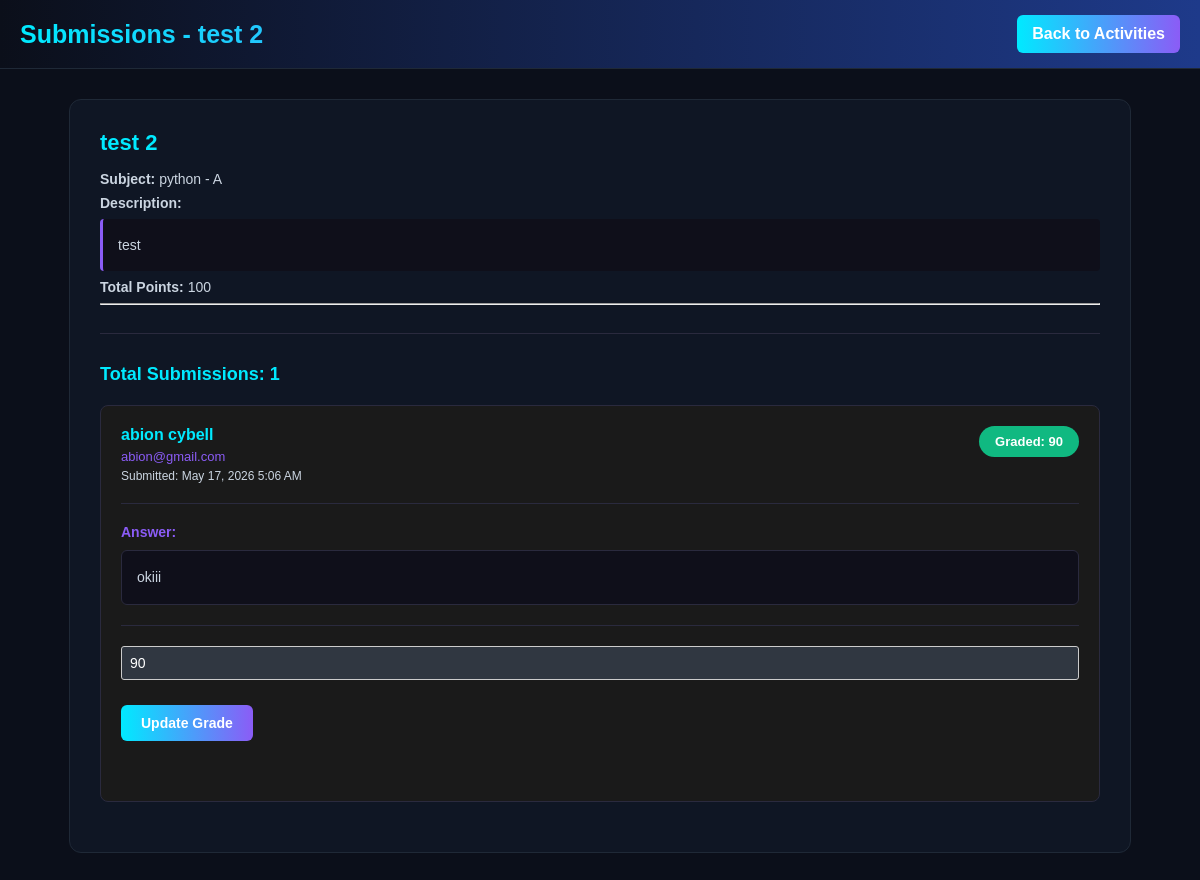
The app's page /public/pages/view_submissions.php?activity_id=20&class_id=8 (signed in) with its own data.
### tables this page shows
CREATE TABLE `activities` (
  `id` int(11) NOT NULL,
  `class_id` int(11) NOT NULL,
  `name` varchar(255) NOT NULL,
  `description` text NOT NULL,
  `total_points` varchar(50) NOT NULL,
  `created_by` int(11) NOT NULL,
  `created_at` timestamp NOT NULL DEFAULT current_timestamp(),
  `due_date` date DEFAULT NULL,
  `attachment_path` varchar(500) DEFAULT NULL
);

CREATE TABLE `classes` (
  `classes_id` int(11) NOT NULL,
  `subject` varchar(100) NOT NULL,
  `section` varchar(50) NOT NULL,
  `code` varchar(50) NOT NULL,
  `user_id` int(11) DEFAULT NULL,
  `class_code` varchar(10) NOT NULL,
  `is_archived` tinyint(1) DEFAULT 0
);

CREATE TABLE `submissions` (
  `id` int(11) NOT NULL,
  `activity_id` int(11) NOT NULL,
  `student_id` int(11) NOT NULL,
  `answer` text NOT NULL,
  `attachment_path` varchar(500) DEFAULT NULL,
  `submitted_at` timestamp NOT NULL DEFAULT current_timestamp(),
  `grade` varchar(50) DEFAULT NULL,
  `graded_at` timestamp NULL DEFAULT NULL,
  `graded_by` int(11) DEFAULT NULL
);

CREATE TABLE `users` (
  `id` int(11) NOT NULL,
  `firstname` varchar(100) DEFAULT NULL,
  `lastname` varchar(100) DEFAULT NULL,
  `email` varchar(100) DEFAULT NULL,
  `password` varchar(255) DEFAULT NULL,
  `role` enum('student','faculty') NOT NULL
);

### public/pages/view_submissions.php (the view, shortened to what this page needs)
<?php
require_once __DIR__ . '/../../src/Helpers/_init.php';
$activity_id = $_GET['activity_id'] ?? '';
$class_id = $_GET['class_id'] ?? '';
$stmt = $conn->prepare('
    SELECT a.id, a.name, a.description, a.total_points, c.subject, c.section, c.user_id
    FROM activities a
    JOIN classes c ON a.class_id = c.classes_id
    WHERE a.id = ? AND c.classes_id = ?
');
$stmt->bind_param('ii', $activity_id, $class_id);
$stmt->execute();
$result = $stmt->get_result();
$activity = $result->fetch_assoc();
$stmt = $conn->prepare('
    SELECT s.id, s.answer, s.grade, s.submitted_at, s.attachment_path, u.id as student_id, u.firstname, u.lastname, u.email
    FROM submissions s
    JOIN users u ON s.student_id = u.id
    WHERE s.activity_id = ?
    ORDER BY s.submitted_at DESC
');
$stmt->bind_param('i', $activity_id);
$stmt->execute();
$submissions = $stmt->get_result()->fetch_all(MYSQLI_ASSOC);
?>
<!DOCTYPE html>
<html>
<head>
    <link rel="stylesheet" href="../assets/CSS/dashboard.css">
    <link rel="stylesheet" href="../assets/CSS/view_submissions.css">
</head>
<body>
    <div class="header">
        <h2>Submissions - <?= htmlspecialchars($activity['name']); ?></h2>
        <a href="class_activities.php?class_id=<?= $class_id; ?>" class="back-btn">Back to Activities</a>
    </div>
    <div class="submissions-container">
        <div class="activity-info">
            <h3><?= htmlspecialchars($activity['name']); ?></h3>
            <p><strong>Subject:</strong> <?= htmlspecialchars($activity['subject'] . ' - ' . $activity['section']); ?></p>
            <p><strong>Description:</strong></p>
            <p class="description-text"><?= nl2br(htmlspecialchars($activity['description'])); ?></p>
            <?php if ($activity['total_points']): ?>
                <p><strong>Total Points:</strong> <?= htmlspecialchars($activity['total_points']); ?></p>
            <?php endif; ?>
            <hr>
        </div>
        <?php if (count($submissions) > 0): ?>
            <div class="submissions-list">
                <h4>Total Submissions: <?= count($submissions); ?></h4>
                <?php foreach ($submissions as $index => $sub): ?>
                    <div class="submission-card">
                        <div class="submission-header">
                            <div class="student-info">
                                <h5><?= htmlspecialchars($sub['firstname'] . ' ' . $sub['lastname']); ?></h5>
                                <p class="email"><?= htmlspecialchars($sub['email']); ?></p>
                                <p class="submitted-date">Submitted: <?= date('M d, Y g:i A', strtotime($sub['submitted_at'])); ?></p>
                            </div>
                            <div class="grade-badge">
                                <?php if ($sub['grade']): ?>
                                    <span class="graded">Graded: <?= htmlspecialchars($sub['grade']); ?></span>
                                <?php else: ?>
                                    <span class="ungraded">Not Graded</span>
                                <?php endif; ?>
                            </div>
                        </div>
                        <div class="submission-body">
                            <h6>Answer:</h6>
                            <div class="answer-text"><?= nl2br(htmlspecialchars($sub['answer'])); ?></div>
                        </div>
                        <div class="submission-actions">
                            <form method="POST" action="../api/grade_submission.php" class="grade-form">
                                <input type="number" step="0.01" min="0" max="<?= htmlspecialchars($activity['total_points']); ?>" name="grade" value="<?= htmlspecialchars($sub['grade'] ?? ''); ?>" placeholder="Enter grade (max: <?= htmlspecialchars($activity['total_points']); ?>)" required>
                                <button type="submit"><?php echo $sub['grade'] ? 'Update Grade' : 'Submit Grade'; ?></button>
                            </form>
                        </div>
                    </div>
                <?php endforeach; ?>
            </div>
        <?php else: ?>
            <div class="no-submissions">
                <p>No submissions yet.</p>
            </div>
        <?php endif; ?>
    </div>
</body>
</html>

### public/assets/CSS/dashboard.css (style rules this page uses)
body { margin: 0; font-family: Arial, sans-serif; background: #0b0f1a; color: white; }
a { color: #00eaff; text-decoration: none; }
.header { display: flex; justify-content: space-between; align-items: center; padding: 15px 20px; background: linear-gradient(90deg, #0b0f1a, #1e3a8a); border-bottom: 1px solid #1f2937; }
input, select, textarea { width: 100%; padding: 10px; margin: 8px 0; box-sizing: border-box; border: 2px solid transparent; background: rgba(71, 85, 105, 0.5); color: white; border-radius: 4px; transition: all 0.3s ease; font-family: Arial, sans-serif; font-size: 14px; }
button, .btn, .submit-btn, .logout, .delete-class-btn, .trash-btn, .leave-btn, .start-btn { display: inline-block; padding: 10px 15px; border: none; border-radius: 6px; cursor: pointer; font-weight: bold; transition: all 0.3s ease; text-decoration: none; text-align: center; box-sizing: border-box; display: inline-block; padding: 10px 15px; background: linear-gradient(90deg, #00eaff, #8b5cf6); color: white; text-decoration: none; border-radius: 5px; font-weight: bold; }
form { margin-bottom: 30px; }
form input, form textarea, form select { display: block; width: 100%; padding: 8px; margin: 5px 0; border: 1px solid #ccc; border-radius: 3px; }
button { display: block; width: 200px; padding: 10px; margin: 10px 0; background: #007bff; color: white; border: none; border-radius: 5px; cursor: pointer; transition: all 0.3s ease; }
form button { width: auto; padding: 8px 15px; }

### public/assets/CSS/view_submissions.css (style rules this page uses)
body { margin: 0; font-family: Arial, sans-serif; background: #0b0f1a; color: white; }
a { color: #00eaff; text-decoration: none; }
.header { display: flex; justify-content: space-between; align-items: center; padding: 15px 20px; background: linear-gradient(90deg, #0b0f1a, #1e3a8a); border-bottom: 1px solid #1f2937; }
.header h2 { font-size: 25px; background: linear-gradient(90deg, #00eaff, #8b5cf6); -webkit-background-clip: text; -webkit-text-fill-color: transparent; margin: 0; flex: 1; }
.back-btn { display: inline-block; padding: 10px 15px; background: linear-gradient(90deg, #00eaff, #8b5cf6); color: white; text-decoration: none; border-radius: 6px; font-weight: bold; transition: all 0.3s ease; }
.submissions-container { max-width: 1000px; margin: 30px auto; padding: 30px; background: rgba(17, 24, 39, 0.8); border: 1px solid #1f2937; border-radius: 12px; }
.activity-info { margin-bottom: 30px; padding-bottom: 20px; border-bottom: 1px solid #2a2a3e; }
.activity-info h3 { color: #00eaff; font-size: 22px; margin: 0 0 15px 0; }
.activity-info p { color: #cbd5e1; font-size: 14px; margin: 8px 0; }
.description-text { background: #0f0f1a; border-left: 3px solid #8b5cf6; padding: 15px; border-radius: 4px; line-height: 1.6; white-space: pre-wrap; word-break: break-word; }
.submissions-list h4 { color: #00eaff; font-size: 18px; margin: 0 0 20px 0; }
.submission-card { background: #1a1a1a; border: 1px solid #2a2a3e; border-radius: 8px; padding: 20px; margin-bottom: 20px; transition: all 0.3s ease; }
.submission-header { display: flex; justify-content: space-between; align-items: flex-start; gap: 15px; margin-bottom: 20px; padding-bottom: 15px; border-bottom: 1px solid #2a2a3e; }
.student-info h5 { margin: 0; color: #00eaff; font-size: 16px; }
.student-info .email { color: #8b5cf6; font-size: 13px; margin: 5px 0; }
.student-info .submitted-date { color: #cbd5e1; font-size: 12px; margin: 5px 0; }
.grade-badge { display: flex; align-items: center; }
.graded { background: #10b981; color: white; padding: 8px 16px; border-radius: 20px; font-weight: bold; font-size: 13px; }
.submission-body { margin-bottom: 20px; }
.submission-body h6 { color: #8b5cf6; font-size: 14px; margin: 0 0 10px 0; }
.answer-text { background: #0f0f1a; border: 1px solid #2a2a3e; border-radius: 6px; padding: 15px; color: #cbd5e1; font-size: 14px; line-height: 1.6; white-space: pre-wrap; word-break: break-word; max-height: 400px; overflow-y: auto; }
.submission-actions { margin-top: 15px; padding-top: 15px; border-top: 1px solid #2a2a3e; }
.grade-form { display: flex; gap: 10px; flex-wrap: wrap; }
.grade-form button { padding: 10px 20px; background: linear-gradient(90deg, #00eaff, #8b5cf6); color: white; border: none; border-radius: 6px; cursor: pointer; font-weight: bold; font-size: 14px; transition: all 0.3s ease; }

### records on screen
activities: name "test 2", class.section "python - A", description "test", total_points "100"
submissions: users.firstname+lastname "abion cybell", users.email "abion@gmail.com", submitted_at "May 17, 2026 5:06 AM", grade "90", answer "okiii", shows "Update Grade"

### other values on screen
count($submissions) "1"
